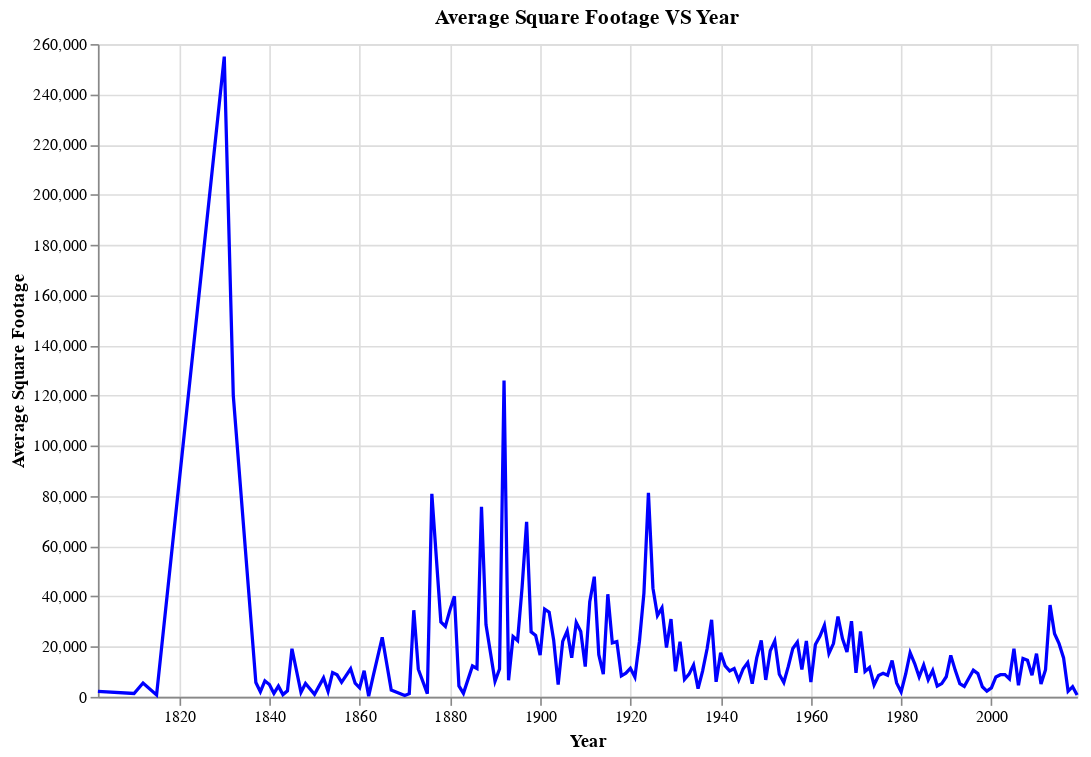

The notebook cell this image was saved under:
### Code cell
Viz1

### Figure 1 — Vega-Lite specification as saved in the notebook (floating-point values rounded to 4 significant figures; data arrays with more than 128 entries replaced by an {"elided": "..."} marker saying what was removed)
{"config": {"view": {"continuousWidth": 400, "continuousHeight": 300}}, "data": {"name": "data-3fa0043b3c5b9342754bcb715de19e31"}, "mark": {"type": "line", "tooltip": true}, "encoding": {"color": {"condition": {"selection": "brush", "value": "blue"}}, "x": {"axis": {"title": "Year"}, "field": "x", "type": "temporal"}, "y": {"aggregate": "mean", "axis": {"title": "Average Square Footage"}, "field": "y", "type": "quantitative"}}, "height": 400, "selection": {"brush": {"type": "interval"}}, "title": "Average Square Footage VS Year", "transform": [{"flatten": ["x", "y"]}, {"calculate": "toDate(datum.x)", "as": "x"}], "width": 600, "$schema": "https://vega.github.io/schema/vega-lite/v4.17.0.json", "datasets": {"data-3fa0043b3c5b9342754bcb715de19e31": [{"x": {"elided": "8567 str values"}, "y": {"elided": "8567 int values"}}]}}
